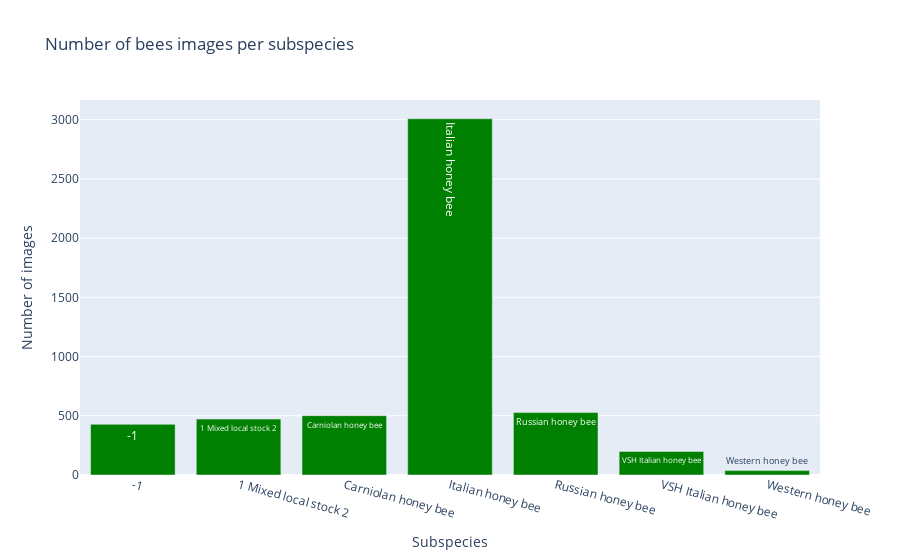

Notebook code for this chart:
### Code cell
trace = go.Bar(
        x = df['subspecies'],
        y = df['Images'],
        marker=dict(color="Green"),
        text=df['subspecies']
    )
data = [trace]
    
layout = dict(title = 'Number of bees images per subspecies',
          xaxis = dict(title = 'Subspecies', showticklabels=True, tickangle=15), 
          yaxis = dict(title = 'Number of images'),
          hovermode = 'closest'
         )
fig = dict(data = data, layout = layout)
iplot(fig, filename='images-subspecies')

### Figure 1 — Plotly figure (JSON) as saved in the notebook; plotly's stock layout.template omitted (floating-point values rounded to 4 significant figures)
{"data": [{"marker": {"color": "Green"}, "text": ["-1", "1 Mixed local stock 2", "Carniolan honey bee", "Italian honey bee", "Russian honey bee", "VSH Italian honey bee", "Western honey bee"], "type": "bar", "x": ["-1", "1 Mixed local stock 2", "Carniolan honey bee", "Italian honey bee", "Russian honey bee", "VSH Italian honey bee", "Western honey bee"], "y": [428, 472, 501, 3008, 527, 199, 37]}], "layout": {"hovermode": "closest", "title": {"text": "Number of bees images per subspecies"}, "xaxis": {"showticklabels": true, "tickangle": 15, "title": {"text": "Subspecies"}}, "yaxis": {"title": {"text": "Number of images"}}}}
